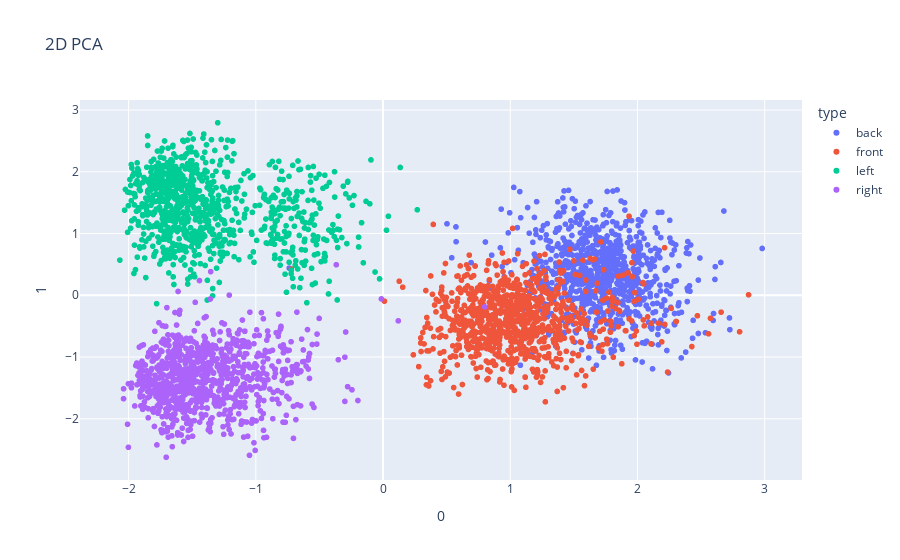

Notebook code cell kept with this figure:
### Code cell
fig = px.scatter(pca, x=0, y=1, color=colors, labels={'color': label}, hover_name=filenames, title="2D PCA")
fig.show()

### Figure 1 — Plotly figure (JSON) as saved in the notebook; plotly's stock layout.template omitted (floating-point values rounded to 4 significant figures; data arrays with more than 128 entries replaced by an {"elided": "..."} marker saying what was removed)
{"data": [{"hovertemplate": "<b>%{hovertext}</b><br><br>type=back<br>0=%{x}<br>1=%{y}<extra></extra>", "hovertext": {"elided": "912 str values"}, "legendgroup": "back", "marker": {"color": "#636efa", "symbol": "circle"}, "mode": "markers", "name": "back", "showlegend": true, "type": "scattergl", "x": {"elided": "912 float values"}, "xaxis": "x", "y": {"elided": "912 float values"}, "yaxis": "y"}, {"hovertemplate": "<b>%{hovertext}</b><br><br>type=front<br>0=%{x}<br>1=%{y}<extra></extra>", "hovertext": {"elided": "912 str values"}, "legendgroup": "front", "marker": {"color": "#EF553B", "symbol": "circle"}, "mode": "markers", "name": "front", "showlegend": true, "type": "scattergl", "x": {"elided": "912 float values"}, "xaxis": "x", "y": {"elided": "912 float values"}, "yaxis": "y"}, {"hovertemplate": "<b>%{hovertext}</b><br><br>type=left<br>0=%{x}<br>1=%{y}<extra></extra>", "hovertext": {"elided": "912 str values"}, "legendgroup": "left", "marker": {"color": "#00cc96", "symbol": "circle"}, "mode": "markers", "name": "left", "showlegend": true, "type": "scattergl", "x": {"elided": "912 float values"}, "xaxis": "x", "y": {"elided": "912 float values"}, "yaxis": "y"}, {"hovertemplate": "<b>%{hovertext}</b><br><br>type=right<br>0=%{x}<br>1=%{y}<extra></extra>", "hovertext": {"elided": "912 str values"}, "legendgroup": "right", "marker": {"color": "#ab63fa", "symbol": "circle"}, "mode": "markers", "name": "right", "showlegend": true, "type": "scattergl", "x": {"elided": "912 float values"}, "xaxis": "x", "y": {"elided": "912 float values"}, "yaxis": "y"}], "layout": {"legend": {"title": {"text": "type"}, "tracegroupgap": 0}, "title": {"text": "2D PCA"}, "xaxis": {"anchor": "y", "domain": [0, 1], "title": {"text": "0"}}, "yaxis": {"anchor": "x", "domain": [0, 1], "title": {"text": "1"}}}}
